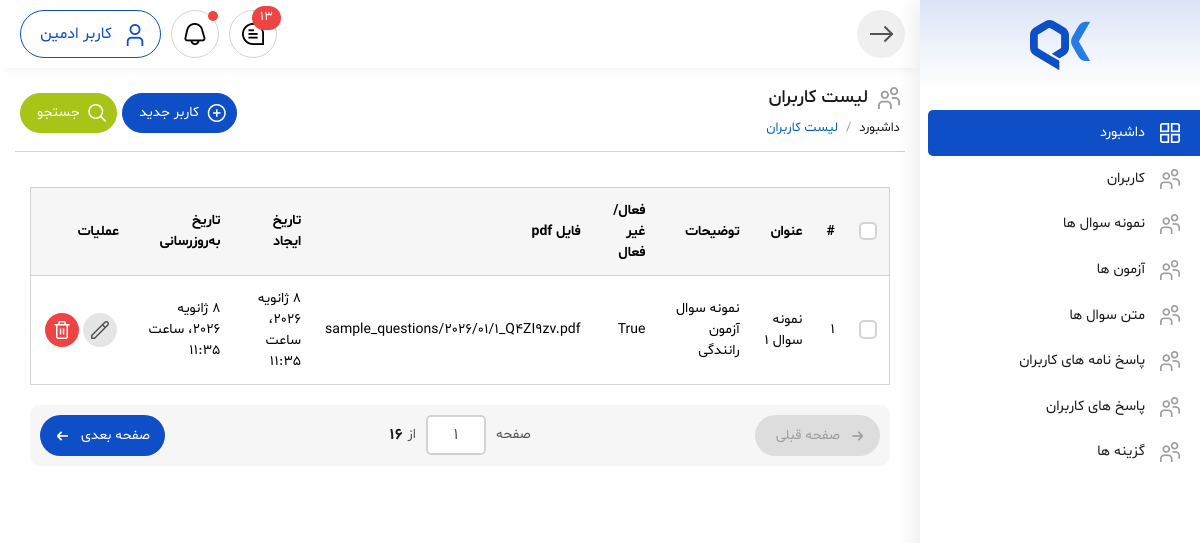
The app's page /questions/question-list-dashboard with its own data.
### sample_questions/models.py (models this page shows, shortened)
class SampleQuestion(models.Model):
    title = models.CharField(max_length=200, verbose_name='عنوان سوال')
    description = models.TextField(verbose_name='توضیحات', blank=True, null=True)
    pdf_file = models.FileField(upload_to=question_pdf_path, verbose_name='فایل PDF سوالات')
    is_active = models.BooleanField(default=True, verbose_name='فعال/غیرفعال')
    created_at = models.DateTimeField(auto_now_add=True, verbose_name='تاریخ ایجاد')
    updated_at = models.DateTimeField(auto_now=True, verbose_name='تاریخ به‌روزرسانی')
    class Meta:
        verbose_name = 'نمونه سوال ها'
        verbose_name_plural = 'نمونه سوال ها'
        ordering = ['-created_at']

### sample_questions/views.py (the view)
# urls.py: path('question-list-dashboard', views.QuestionListDashboard.as_view(), name='question_list_dashboard_page'),
class QuestionListDashboard(ListView):
    model = SampleQuestion
    template_name = 'sample_questions/question_list_dashboard.html'
    context_object_name = 'questions'
    def get_queryset(self):
        questions = SampleQuestion.objects.all()
        return questions
    def get_context_data(self, **kwargs):
        context = super().get_context_data(**kwargs)
        return context

### sample_questions/templates/sample_questions/question_list_dashboard.html (shortened to what this page needs)
{% extends 'layout/_master.html' %}
{% block content %}
<body>
<div class="main-body-content">
    <div class="main-header">
                    <div class="inner">
                        <div class="title">
                            <h1><i class="fi fi-rs-users"></i>لیست کاربران</span>
                            </h1>
                            <div class="breadcrumb">
                                <nav aria-label="breadcrumb">
                                    <ol class="breadcrumb-list mb-0">
                                        <li class="breadcrumb-item"><a href="index.html">داشبورد</a></li>
                                        <li class="breadcrumb-item active" aria-current="page">لیست کاربران</li>
                                    </ol>
                                </nav>
                            </div>
                        </div>
                        <div class="btns-action">
                            <a href="user-add.html" class="btn btn-primary btn-small icon-right"><i
                                    class="fi fi-rs-add"></i><span>کاربر
                                    جدید</span></a>
                            <button type="button" class="btn btn-primary btn-small icon-right btn-collapse"
                                data-collapse-target="#collapse-search"><i
                                    class="fi fi-rs-search"></i><span>جستجو</span></button>
                        </div>
                    </div>
                </div>
    <div class="main-inner">
                    <div class="table-responsive">
                        <table class="table-custom">
                            <thead>
                                <tr>
                                    <th scope="col">
                                        <div class="checkbox-group m-0">
                                            <input class="form-check-input" type="checkbox" value=""
                                                id="checbox-select-all">
                                        </div>
                                    </th>
                                    <th scope="col">#</th>
                                    <th scope="col">عنوان</th>
                                    <th scope="col">توضیحات</th>
                                    <th scope="col">فعال/غیر فعال</th>
                                    <th scope="col">فایل pdf</th>
                                    <th scope="col">تاریخ ایجاد</th>
                                    <th scope="col">تاریخ به‌روزرسانی</th>
                                    <th scope="col">عملیات</th>
                                </tr>
                            </thead>
                            <tbody>
                                {% for question in questions %}
                                	<tr>
                                    <td scope="row">
                                        <div class="checkbox-group m-0">
                                            <input class="form-check-input" type="checkbox" value=""
                                                id="checbox-select-1">
                                        </div>
                                    </td>
                                    <td scope="row">{{ forloop.counter }}</td>
                                    <td>{{ question.title }}</td>
                                    <td>{{ question.description }}</td>
                                    <td>{{ question.is_active }}</td>
                                    <td>{{ question.pdf_file }}</td>
                                    <td>{{ question.created_at }}</td>
                                    <td>{{ question.updated_at }}</td>
                                    <td>
                                        <div class="btns-action">
                                            <a href="user-add.html" class="btn-circle"><i
                                                    class="fi fi-rs-pencil"></i></a>
                                            <a href="#" class="btn-circle color-red" data-modal-name="modal-delete"><i
                                                    class="fi fi-rs-trash"></i></a>
                                        </div>
                                    </td>
                                </tr>
                                {% endfor %}
                            </tbody>
                        </table>
                    </div>
                    <div class="mypagination">
                        <div class="pagination-prev">
                            <a href="#" class="btn-pagination prev disabled">
                                <i class="fi fi-rs-arrow-small-right"></i>
                                <span>صفحه قبلی</span>
                            </a>
                        </div>
                        <div class="pagination-info">
                            <h6>صفحه</h6>
                            <div class="pagination-jump">
                                <input class="pagination-input" type="number" value="1">
                            </div>
                            <h6>از</h6>
                            <div class="curent-page-number">16</div>
                        </div>
                        <div class="pagination-next">
                            <a href="#" class="btn-pagination next">
                                <i class="fi fi-rs-arrow-small-left"></i>
                                <span>صفحه بعدی</span>
                            </a>
                        </div>
                    </div>
                </div>
</div>
</body>
{% endblock %}

### records on screen
SampleQuestion: title "نمونه سوال 1", description "نمونه سوال آزمون رانندگی", is_active "True", pdf_file "sample_questions/2026/01/1_Q4ZI9zv.pdf", created_at "8 ژانویه 2026، ساعت 11:35", updated_at "8 ژانویه 2026، ساعت 11:35"
